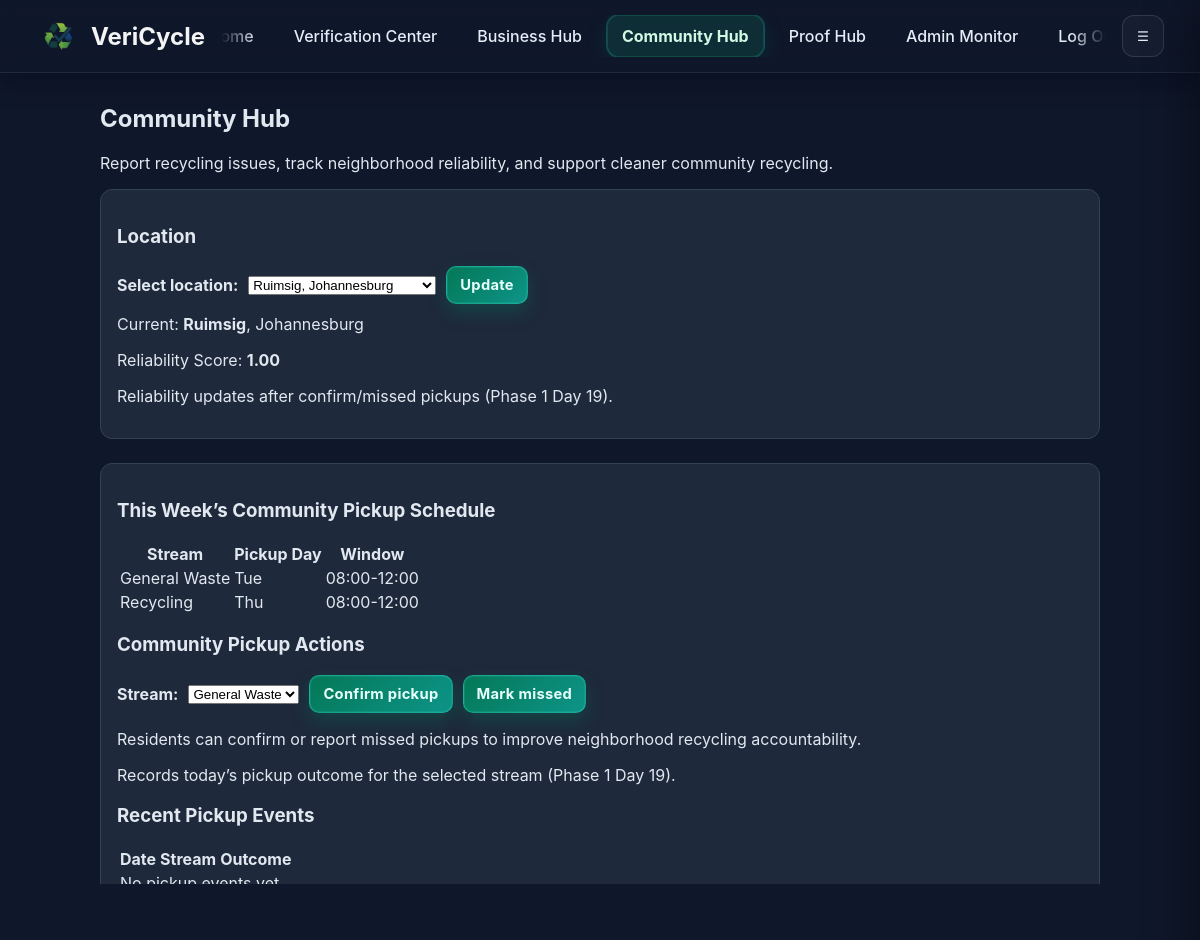
Screenshot of /household (signed in) with the database file from the repository.
### models.py (models this page shows)
class Location(db.Model):
    __tablename__ = "location"
    id = db.Column(db.Integer, primary_key=True)
    name = db.Column(db.String(120), nullable=False)          # e.g. "Ruimsig"
    city = db.Column(db.String(120), nullable=True)           # e.g. "Johannesburg"
    ward = db.Column(db.String(50), nullable=True)
    latitude = db.Column(db.Float, nullable=True)
    longitude = db.Column(db.Float, nullable=True)
    reliability_score = db.Column(db.Float, default=1.0)

class WasteSchedule(db.Model):
    __tablename__ = "waste_schedule"
    id = db.Column(db.Integer, primary_key=True)
    location_id = db.Column(db.Integer, db.ForeignKey("location.id"), nullable=False)
    stream = db.Column(db.String(50), nullable=False)
    pickup_day = db.Column(db.Integer, nullable=False)
    pickup_window = db.Column(db.String(50), nullable=True)
    location = db.relationship("Location", backref=db.backref("schedules", lazy=True))

### app.py (the view, shortened to what this page needs)
@app.route('/household')
@login_required
def household_dashboard():
    profile = HouseholdProfile.query.filter_by(user_id=current_user.id).first()
    location = Location.query.get(profile.location_id)
    schedules = WasteSchedule.query.filter_by(location_id=location.id).order_by(WasteSchedule.pickup_day.asc()).all()
    locations = Location.query.order_by(Location.name.asc()).all()
    recent_events = PickupEvent.query.filter_by(location_id=location.id).order_by(PickupEvent.id.desc()).limit(10).all()
    schedule_rows = [
        {
            "stream": s.stream,
            "day": DAY_NAMES[s.pickup_day] if s.pickup_day is not None and 0 <= s.pickup_day < 7 else "-",
            "window": s.pickup_window or "—"
        }
        for s in schedules
    ]
    return render_template(
        "household.html",
        location=location,
        reliability_score=location.reliability_score,
        schedules=schedule_rows,
        recent_events=recent_events,
        locations=locations,
        selected_location_id=location.id,
        active_page='household'
    )

### app.py (called while the page is built)
@login_manager.user_loader
def load_user(user_id):
    try:
        return db.session.get(User, int(user_id))
    except OperationalError:
        return None

### templates/household.html (shortened to what this page needs)
<!DOCTYPE html>
<html lang="en">
<head>
    <link rel="stylesheet" href="{{ url_for('static', filename='style.css') }}">
</head>
<body class="dark-theme">
    {% include '_navbar.html' %}
    <main class="container">
      <h2>Community Hub</h2>
      <p class="muted">Report recycling issues, track neighborhood reliability, and support cleaner community recycling.</p>
      <div class="card">
        <h3>Location</h3>
        <form method="POST" action="/household/set-location" style="display:flex; gap:10px; align-items:center; flex-wrap:wrap;">
          <label for="location_id"><strong>Select location:</strong></label>
          <select name="location_id" id="location_id">
            {% for loc in locations %}
              <option value="{{ loc.id }}" {% if loc.id == selected_location_id %}selected{% endif %}>
                {{ loc.name }}{% if loc.city %}, {{ loc.city }}{% endif %}
              </option>
            {% endfor %}
          </select>
          <button type="submit">Update</button>
        </form>
        <p style="margin-top:10px;">
          Current: <strong>{{ location.name }}</strong>{% if location.city %}, {{ location.city }}{% endif %}
        </p>
        <p>Reliability Score: <strong>{{ "%.2f"|format(reliability_score) }}</strong></p>
        <p class="muted">Reliability updates after confirm/missed pickups (Phase 1 Day 19).</p>
      </div>
      <div class="card">
        <h3>This Week’s Community Pickup Schedule</h3>
        <table>
          <thead>
            <tr>
              <th>Stream</th>
              <th>Pickup Day</th>
              <th>Window</th>
            </tr>
          </thead>
          <tbody>
            {% for row in schedules %}
            <tr>
              <td>{{ row.stream }}</td>
              <td>{{ row.day }}</td>
              <td>{{ row.window }}</td>
            </tr>
            {% endfor %}
          </tbody>
        </table>
        <h3>Community Pickup Actions</h3>
        <form method="POST" action="/household/pickup-action" style="display:flex; gap:10px; flex-wrap:wrap; align-items:center;">
          <label for="stream"><strong>Stream:</strong></label>
          <select name="stream" id="stream">
            {% for row in schedules %}
              <option value="{{ row.stream }}">{{ row.stream }}</option>
            {% endfor %}
          </select>
          <button type="submit" name="action" value="confirmed">Confirm pickup</button>
          <button type="submit" name="action" value="missed">Mark missed</button>
        </form>
        <p class="muted">Residents can confirm or report missed pickups to improve neighborhood recycling accountability.</p>
        <p class="muted">Records today’s pickup outcome for the selected stream (Phase 1 Day 19).</p>
        <h3>Recent Pickup Events</h3>
        <table>
          <thead>
            <tr><th>Date</th><th>Stream</th><th>Outcome</th></tr>
          </thead>
          <tbody>
            {% for e in recent_events %}
              <tr>
                <td>{{ e.scheduled_date }}</td>
                <td>{{ e.stream }}</td>
                <td>{{ e.outcome }}</td>
              </tr>
            {% else %}
              <tr><td colspan="3">No pickup events yet.</td></tr>
            {% endfor %}
          </tbody>
        </table>
      </div>
    </main>
</body>
</html>

### templates/_navbar.html (shortened to what this page needs)
<header class="navbar">
    <div class="nav-shell">
        <a href="{{ url_for('home') }}" class="logo-link">
            <img src="{{ url_for('static', filename='logo.png') }}" alt="VeriCycle Logo" class="logo">
            <span>VeriCycle</span>
        </a>
        <nav class="nav-primary" aria-label="Primary">
            <a href="{{ url_for('home') }}" class="nav-button {% if request.path == url_for('home') %}active{% endif %}">Home</a>
            {% if current_user.is_authenticated %}
                {% if current_user.role == 'center' %}
                    <a href="{{ url_for('center_dashboard') }}" class="nav-button {% if request.path.startswith('/center') %}active{% endif %}">Verification Center</a>
                {% else %}
                    <a href="{{ url_for('collector_dashboard') }}" class="nav-button {% if request.path.startswith('/collector') %}active{% endif %}">Recycler Hub</a>
                {% endif %}
                <a href="{{ url_for('request_pickup') }}" class="nav-button {% if request.path.startswith('/request-pickup') %}active{% endif %}">Business Hub</a>
                <a href="{{ url_for('household_dashboard') }}" class="nav-button {% if request.path.startswith('/household') %}active{% endif %}">Community Hub</a>
                <a href="/proof-hub" class="nav-button {% if request.path.startswith('/proof-hub') %}active{% endif %}">Proof Hub</a>
                <a href="{{ url_for('admin_monitor') }}" class="nav-button {% if request.path.startswith('/admin/monitor') %}active{% endif %}">Admin Monitor</a>
                <a href="{{ url_for('logout') }}" class="nav-button">Log Out</a>
            {% endif %}
        </nav>
        <button class="nav-burger" id="navBurger" type="button" aria-label="Open menu" aria-controls="navDrawer" aria-expanded="false">
            ☰
        </button>
    </div>
</header>

### rows the page displays
Location: name "Ruimsig", city "Johannesburg", reliability_score "1.00"
WasteSchedule: stream "General Waste", day "Tue", window "08:00-12:00"
WasteSchedule: stream "Recycling", day "Thu", window "08:00-12:00"

### other values shown
form field location_id "Ruimsig, Johannesburg"
form field stream "General Waste"
